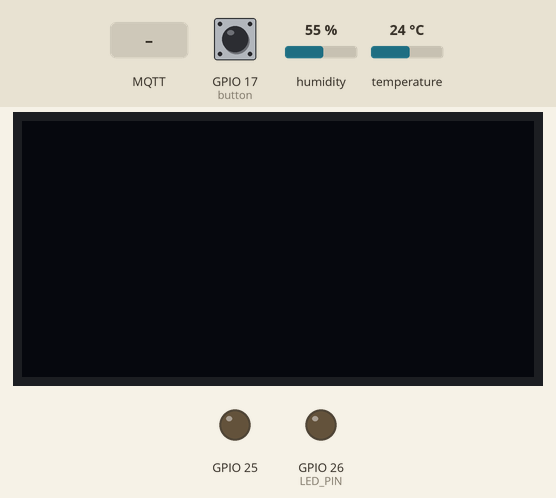
Recording of a sketch running on a simulated ESP32. Parts: 128×64 one-colour display, output pins drawn as LEDs (lit = HIGH). The test bench sets the inputs (shaded band); at power-on: GPIO 17 (button) LOW, humidity 55 %, temperature 24 °C. WiFi joins after 1.5 s; servers stay silent unless stated; no MQTT or app messages arrive unless stated; what the sketch prints to the serial monitor is not drawn.

Above: at 2.7 s.
2.8 s: MQTT message "on" arrives on the third subscribed topic
At 3.1 s:
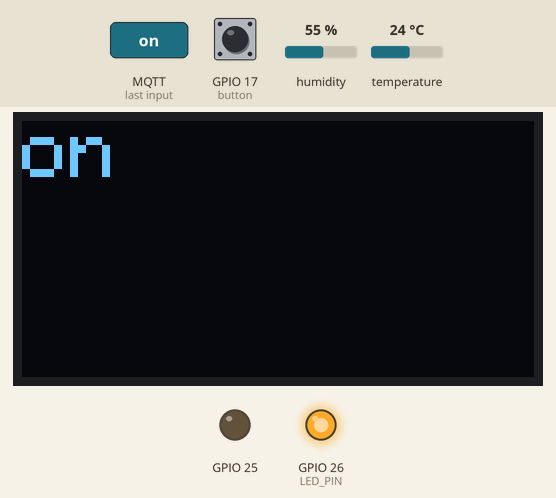
4.3 s: MQTT message "5" arrives on the third subscribed topic
At 5.5 s:
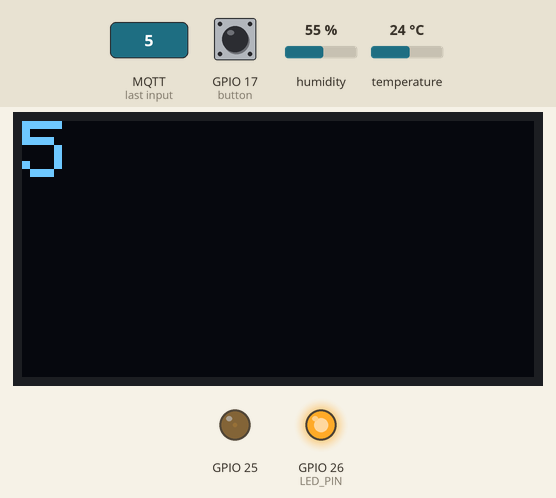
5.8 s: MQTT message "off" arrives on the third subscribed topic
At 6.6 s:
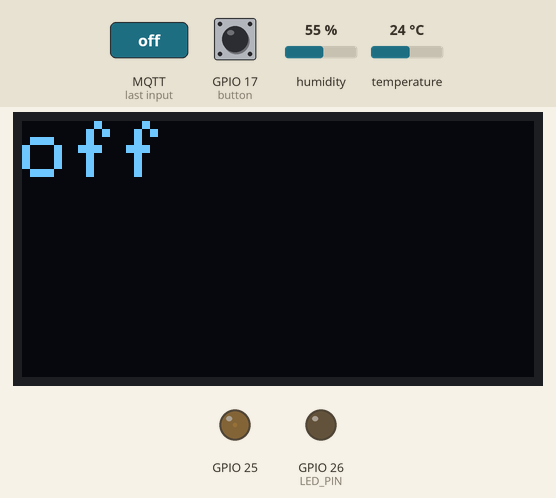
7.3 s: MQTT message "oled" arrives on the third subscribed topic
At 7.8 s:
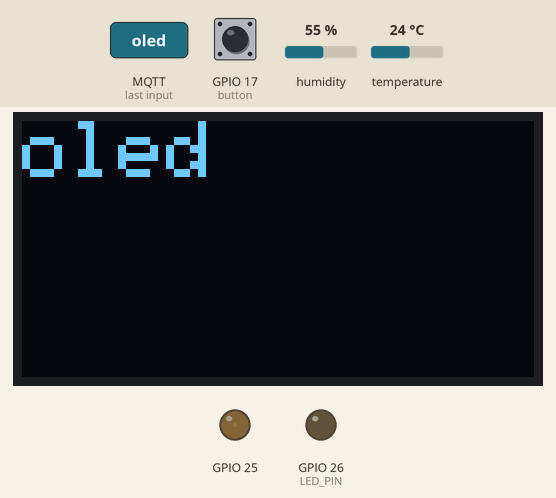
8.8 s: MQTT message "on" arrives on the third subscribed topic
At 10.0 s:
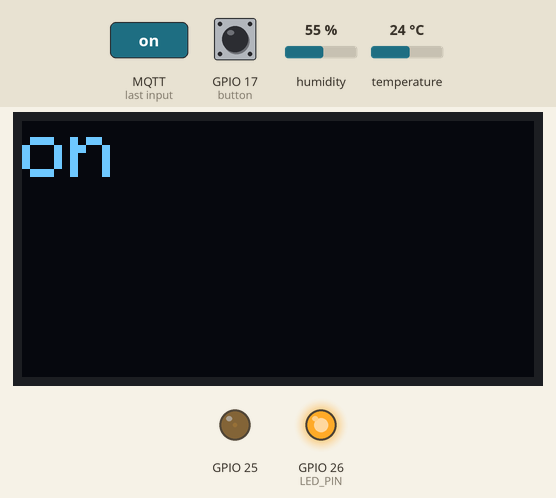
10.3 s: MQTT message "oled" arrives on the third subscribed topic
At 11.2 s:
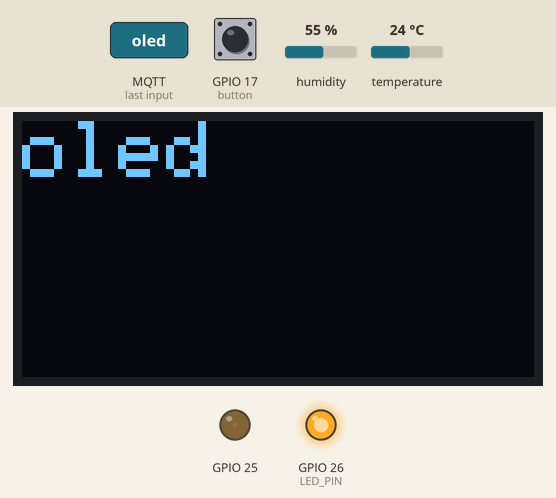
Timing chart, 0 to 12.8 s (numbered marks = the images above; inputs shaded):
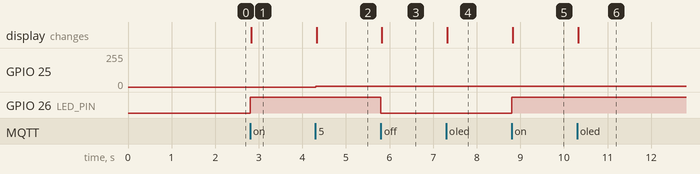

Measured:
- after the input at 2.8 s, GPIO 26 (LED_PIN): LOW → HIGH at once; the display: changes at once (image 1)
- after the input at 4.3 s, GPIO 25: 0/255 → 5/255 at once; the display: changes at once (image 2)
- after the input at 5.8 s, GPIO 26 (LED_PIN): HIGH → LOW at once; the display: changes at once (image 3)
- after the input at 7.3 s, the display: changes at once (image 4)
- after the input at 8.8 s, GPIO 26 (LED_PIN): LOW → HIGH at once; the display: changes at once (image 5)
- after the input at 10.3 s, the display: changes at once (image 6)

The sketch:

led_on_off_pwm_dht_oled_button.ino
```cpp
#include <PubSubClient.h>
#include <WiFi.h>
#include "DHT.h"

#include <Wire.h>
#include <Adafruit_GFX.h>
#include <Adafruit_SSD1306.h>
#define OLED_RESET 4
Adafruit_SSD1306 display(128,64,&Wire, OLED_RESET);


const char* ssid = "vivoV20";
const char* password = "24102002w";

// Config MQTT Server
#define mqtt_server "192.168.43.137"
#define mqtt_port 1883
#define mqtt_user "TEST"
#define mqtt_password "12345"

#define LED_PIN 26

#define DHTPIN 4
#define DHTTYPE DHT22

WiFiClient espClient;
PubSubClient client(espClient);
DHT dht(DHTPIN, DHTTYPE);

int freq = 2000;
int channel = 0;
int resolution = 8;


const int button = 17;
int buttonstate = 0;

unsigned long currenttime2 = millis();

unsigned long time1 = millis();

boolean isNumeric(String str) {
    unsigned int stringLength = str.length();
    if (stringLength == 0) {
        return false;
    }
    boolean seenDecimal = false;
    for(unsigned int i = 0; i < stringLength; ++i) {
        if (isDigit(str.charAt(i))) {
            continue;
        }

        if (str.charAt(i) == '.') {
            if (seenDecimal) {
                return false;
            }
            seenDecimal = true;
            continue;
        }
        return false;
    }
    return true;
}

void runmqtt(){

  if (!client.connected()) {
    Serial.print("Attempting MQTT connection...");
    if (client.connect("ESP8266Client", mqtt_user, mqtt_password)) {
      Serial.println("connected");
      client.subscribe("led");
      client.subscribe("run");
      client.subscribe("oled");
      client.subscribe("button");


    } else {
      Serial.print("failed, rc=");
      Serial.print(client.state());
      Serial.println(" try again in 5 seconds");
      delay(5000);
      return;
    }
  }

}

void callback(char* topic, byte* payload, unsigned int length) {
  Serial.print("Message arrived [");
  Serial.print(topic);
  Serial.print("] ");
  String msg = "";
  int i=0;
  while (i<length) msg += (char)payload[i++];


//  client.publish("temp","asdfa");
  if(msg == "on"){
     digitalWrite(LED_PIN,HIGH);
  }
  if(msg == "off"){
     digitalWrite(LED_PIN,LOW);
  }
  if(isNumeric(msg)){
    ledcWrite(channel,msg.toInt());
  }

  if ( not strcmp(topic,"oled")){
    Serial.println(msg);
       display.clearDisplay();
      display.setTextSize(2);
      display.setTextColor(WHITE);
      display.setCursor(0,0);
      display.print(msg);
      display.display();

  }

}
void readdht(){
  // Reading temperature or humidity takes about 250 milliseconds!
  // Sensor readings may also be up to 2 seconds 'old' (its a very slow sensor)
  float h = dht.readHumidity();
  // Read temperature as Celsius (the default)
  float t = dht.readTemperature();
  // Read temperature as Fahrenheit (isFahrenheit = true)
  float f = dht.readTemperature(true);

  // Check if any reads failed and exit early (to try again).
  if (isnan(h) || isnan(t) || isnan(f)) {
    Serial.println(F("Failed to read from DHT sensor!"));
    return;
  }

  // Compute heat index in Fahrenheit (the default)
  float hif = dht.computeHeatIndex(f, h);
  // Compute heat index in Celsius (isFahreheit = false)
  float hic = dht.computeHeatIndex(t, h, false);
  String temp = String(t);
  String faren = String(f);
  String humanity = String(h);
  client.publish("temp",(char*) temp.c_str());
  client.publish("faren",(char*) faren.c_str());
  client.publish("humanity",(char*) humanity.c_str());
}

void sw(){
int newst = digitalRead(button);

      if(buttonstate != newst){
        client.publish("button" , newst? "ON":"OFF");
        buttonstate = newst;
      }
}

void setup() {

  buttonstate = digitalRead(button); //setup
pinMode(button,INPUT);


  display.begin(SSD1306_SWITCHCAPVCC, 0x3c); //สั่งให้จอ OLED เริ่มทำงานที่ Address 0x3C
display.clearDisplay(); // ลบภาพในหน้าจอทั้งหมด
display.setTextSize(2); // กำหนดขนาดตัวอักษร
display.setTextColor(WHITE);
display.setCursor(0,0); // กำหนดตำแหน่ง x,y ที่จะแสดงผล


  // put your setup code here, to run once:
  ledcSetup(channel, freq, resolution);
  ledcAttachPin(25, channel);

  pinMode(LED_PIN, OUTPUT);
  Serial.begin(115200);
  delay(10);

  Serial.println();
  Serial.print("Connecting to ");
  Serial.println(ssid);

  WiFi.begin(ssid, password);

  while (WiFi.status() != WL_CONNECTED) {
    delay(500);
    Serial.print(".");
  }
  Serial.println("");
  Serial.println("WiFi connected");
  Serial.println("IP address: ");
  Serial.println(WiFi.localIP());

  client.setServer(mqtt_server, mqtt_port);
  client.setCallback(callback);
  Serial.println(F("DHT22 test!"));

  dht.begin();

}

void loop() {
  // put your main code here, to run repeatedly:
  sw();
  runmqtt();
  client.loop();
  if (millis() - time1 >  2000){
    readdht();
    time1 += 1000;
    }

}
```
